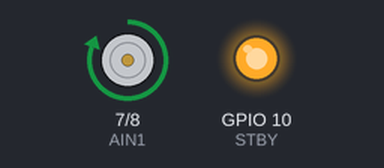
A sketch run on a simulated ESP32-S3. Parts: motor-driver pin pairs drawn as motors (green arrow = first pin HIGH = forward, orange = second pin HIGH = backward, longer = more drive, scaled by the enable pin, stopped while the standby pin is LOW), output pins drawn as LEDs (lit = HIGH).

Above: at 1.5 s.
At 3.5 s:
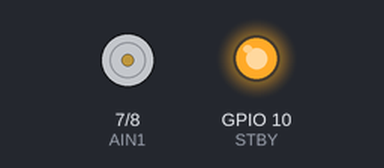
At 5.5 s:
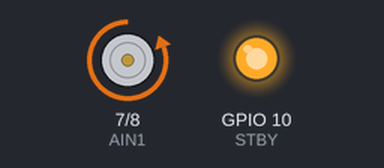
Timing chart, 0 to 10.4 s (numbered marks = the images above):
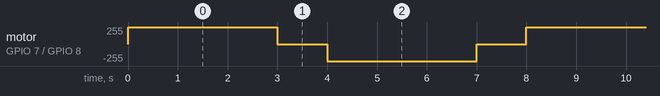

Measured:
- by itself, motor on GPIO 7 (AIN1) / GPIO 8 (AIN2): repeats every 8.0 s: stopped 1.0 s, backward 255/255 3.0 s, stopped 1.0 s, forward 255/255 3.0 s

The sketch:

motor_test.ino
```cpp
#define PWMA 11  // PWM pin for motor speed control
#define AIN1 7   // Motor direction pin 1
#define AIN2 8   // Motor direction pin 2
#define STBY 10  // Standby pin

#define PWM_CHANNEL 1   // ESP32 PWM channel (0-15)
#define PWM_FREQ 1000   // PWM frequency in Hz
#define PWM_RESOLUTION 8  // PWM resolution (8-bit: 0-255)

void setup() {
  // Initialize motor control pins
  pinMode(AIN1, OUTPUT);
  pinMode(AIN2, OUTPUT);
  pinMode(STBY, OUTPUT);

  // Enable the motor driver by setting STBY (standby) pin HIGH
  digitalWrite(STBY, HIGH);

  // Configure LEDC PWM for motor speed control
  ledcSetup(PWM_CHANNEL, PWM_FREQ, PWM_RESOLUTION);
  ledcAttachPin(PWMA, PWM_CHANNEL);
}

// Move motor function using PWM
void move(int speed) {
  if (speed >= 0) {
    digitalWrite(AIN1, HIGH);
    digitalWrite(AIN2, LOW);
  } else {
    digitalWrite(AIN1, LOW);
    digitalWrite(AIN2, HIGH);
    speed = -speed;  // Convert negative speed to positive
  }

  ledcWrite(PWM_CHANNEL, speed);  // Set motor speed using LEDC PWM
}

void loop() {
  move(255);  // Move forward at full speed
  delay(3000);   // Continue for 3 seconds

  move(0);    // Stop the motor
  delay(1000);   // Pause for 1 second

  move(-255); // Move backward at full speed
  delay(3000);   // Continue for 3 seconds

  move(0);    // Stop the motor
  delay(1000);   // Pause for 1 second
}
```
